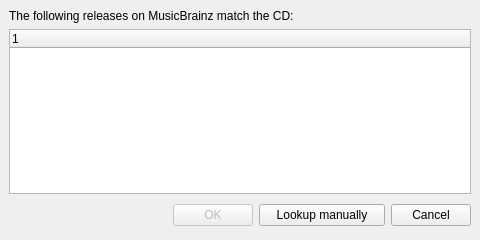
<ui version="4.0" >
 <author></author>
 <comment></comment>
 <exportmacro></exportmacro>
 <class>Dialog</class>
 <widget class="QDialog" name="Dialog" >
  <property name="geometry" >
   <rect>
    <x>0</x>
    <y>0</y>
    <width>480</width>
    <height>240</height>
   </rect>
  </property>
  <property name="windowTitle" >
   <string>CD Lookup</string>
  </property>
  <layout class="QVBoxLayout" >
   <property name="margin" >
    <number>9</number>
   </property>
   <property name="spacing" >
    <number>6</number>
   </property>
   <item>
    <widget class="QLabel" name="label" >
     <property name="text" >
      <string>The following releases on MusicBrainz match the CD:</string>
     </property>
    </widget>
   </item>
   <item>
    <widget class="QTreeWidget" name="release_list" >
     <property name="rootIsDecorated" >
      <bool>false</bool>
     </property>
    </widget>
   </item>
   <item>
    <layout class="QHBoxLayout" >
     <property name="margin" >
      <number>0</number>
     </property>
     <property name="spacing" >
      <number>6</number>
     </property>
     <item>
      <spacer>
       <property name="orientation" >
        <enum>Qt::Horizontal</enum>
       </property>
       <property name="sizeHint" >
        <size>
         <width>111</width>
         <height>31</height>
        </size>
       </property>
      </spacer>
     </item>
     <item>
      <widget class="QPushButton" name="ok_button" >
       <property name="enabled" >
        <bool>false</bool>
       </property>
       <property name="text" >
        <string>OK</string>
       </property>
      </widget>
     </item>
     <item>
      <widget class="QPushButton" name="lookup_button" >
       <property name="text" >
        <string>    Lookup manually    </string>
       </property>
      </widget>
     </item>
     <item>
      <widget class="QPushButton" name="cancel_button" >
       <property name="text" >
        <string>Cancel</string>
       </property>
      </widget>
     </item>
    </layout>
   </item>
  </layout>
 </widget>
 <pixmapfunction></pixmapfunction>
 <tabstops>
  <tabstop>ok_button</tabstop>
  <tabstop>cancel_button</tabstop>
 </tabstops>
 <resources/>
 <connections>
  <connection>
   <sender>ok_button</sender>
   <signal>clicked()</signal>
   <receiver>Dialog</receiver>
   <slot>accept()</slot>
   <hints>
    <hint type="sourcelabel" >
     <x>278</x>
     <y>253</y>
    </hint>
    <hint type="destinationlabel" >
     <x>96</x>
     <y>254</y>
    </hint>
   </hints>
  </connection>
  <connection>
   <sender>cancel_button</sender>
   <signal>clicked()</signal>
   <receiver>Dialog</receiver>
   <slot>reject()</slot>
   <hints>
    <hint type="sourcelabel" >
     <x>369</x>
     <y>253</y>
    </hint>
    <hint type="destinationlabel" >
     <x>179</x>
     <y>282</y>
    </hint>
   </hints>
  </connection>
 </connections>
</ui>
